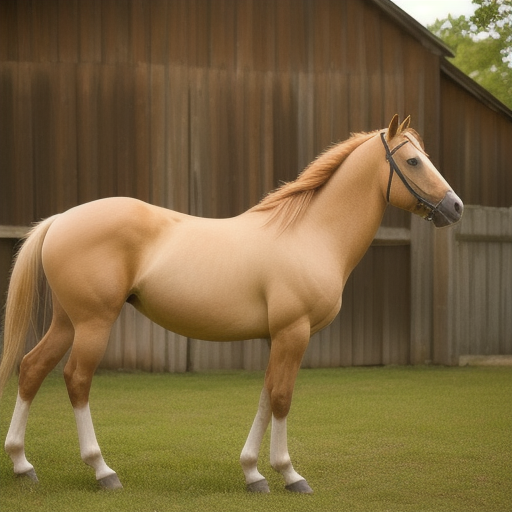
#> input picture no_data_segmentation/images/selected_images/horse/00112-3945396183.png, 512 x 512 px; its folder holds 3 pictures in this run
$ python select_mask.py
#> lines starting #> are read from the running program, lines starting #| are printed output that depends on the picture; pictures that were not available may be replaced by others from this repository, and a replacement may not be noted
import argparse
from glob import glob
import shutil

import cv2
import numpy as np
from pynput import keyboard
from pynput.keyboard import Key


def on_press(key, left, right, mask_folder):
    if key == Key.left:
        destination = mask_folder + left.split('/')[-1]
        shutil.copy(left, destination)
        return False
    elif key == Key.right:
        destination = mask_folder + right.split('/')[-1]
        shutil.copy(right, destination)
        return False
    elif key == Key.up or key == Key.down:
        print("Discard mask")
        return False


def select_mask(images_folder: str, masks_folder: str):
#> called with images_folder = 'images/', masks_folder = 'images/selected_masks/'
    image_names = glob(images_folder + 'selected_images/*/*.png')

    for image_name in image_names:

        print(image_name)
        falsemask_path = args.images_folder + 'raw_masks/multimask__False'+ image_name.split('/')[-1][:-3] + 'jpg'
        truemask_path = args.images_folder + 'raw_masks/multimask__True'+ image_name.split('/')[-1][:-3] + 'jpg'

        img = cv2.imread(image_name)
#> img is the input picture: shape (512, 512, 3); mean B, G, R 62.5, 101, 121.8
        falsemask = cv2.imread(falsemask_path)

        truemask = cv2.imread(truemask_path)
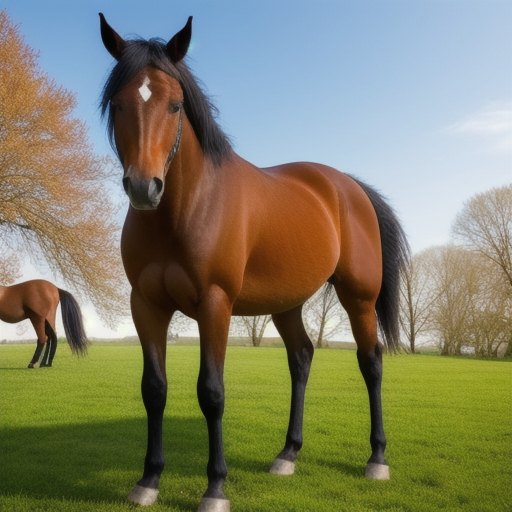
#> input picture no_data_segmentation/images/selected_images/horse/00122-3945396193.png, 512 x 512 px, given in place of multimask__True00112-3945396183.jpg, which was not available
#> truemask is the input picture: shape (512, 512, 3); mean B, G, R 104.3, 129.5, 129.7

        display_mask = np.concatenate([falsemask, truemask], axis=1)
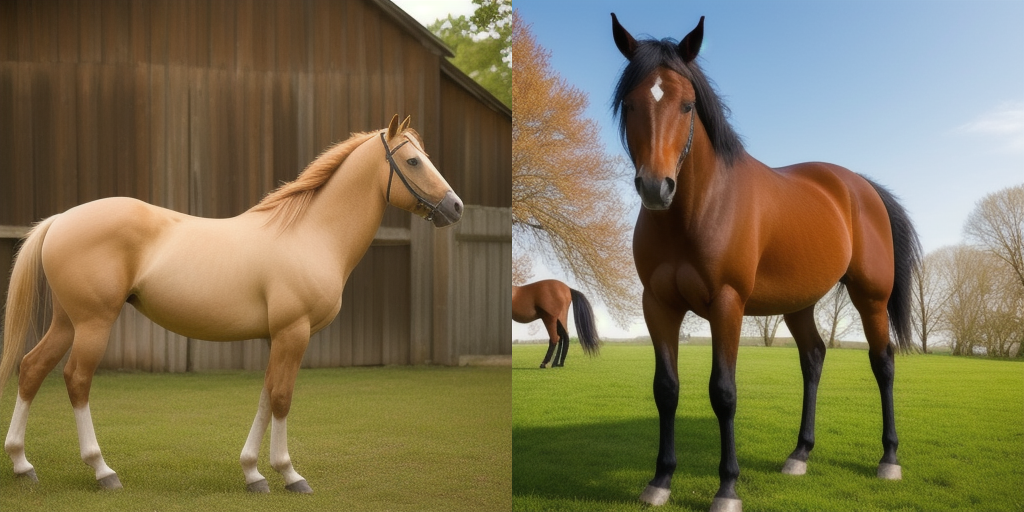
#> display_mask: shape (512, 1024, 3); mean B, G, R 83.4, 115.3, 125.8
        display_img = np.concatenate([img, img], axis=1)
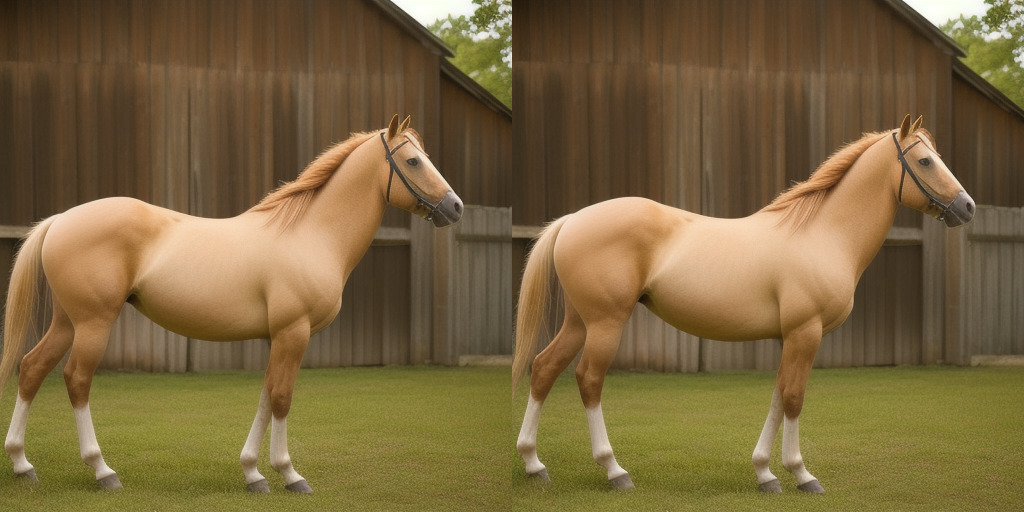
#> display_img: shape (512, 1024, 3); mean B, G, R 62.5, 101, 121.8
        display = cv2.addWeighted(display_img, 1, display_mask, 0.3, 0.)
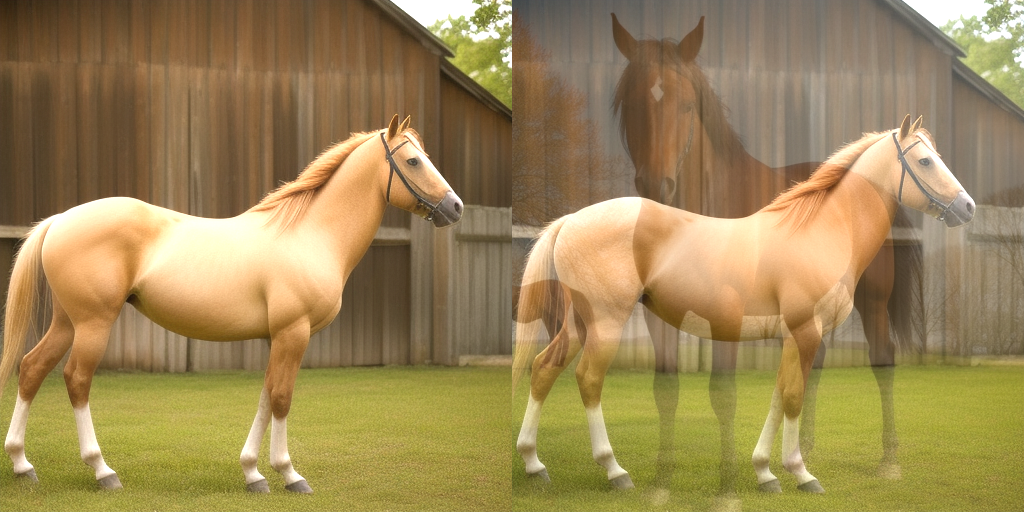
#> display: shape (512, 1024, 3); mean B, G, R 87.2, 135.1, 157.1

        cv2.imshow('Masks', display)
        if cv2.waitKey(5) & 0xFF == 27:
#> (key Esc is pressed here)
           break

        with keyboard.Listener(on_press=lambda event: on_press(event, left=falsemask_path, right=truemask_path, mask_folder=masks_folder)) as listener:
           listener.join()


if __name__ == "__main__":
    parser = argparse.ArgumentParser(description="Select masks")
    parser.add_argument("--images_folder", type=str, help="Folder containing images", default='images/')
    parser.add_argument("--selected_masks_folder", type=str, help="Folder path to store selected masks", default="images/selected_masks/")
    args = parser.parse_args()

    select_mask(args.images_folder, args.selected_masks_folder)
